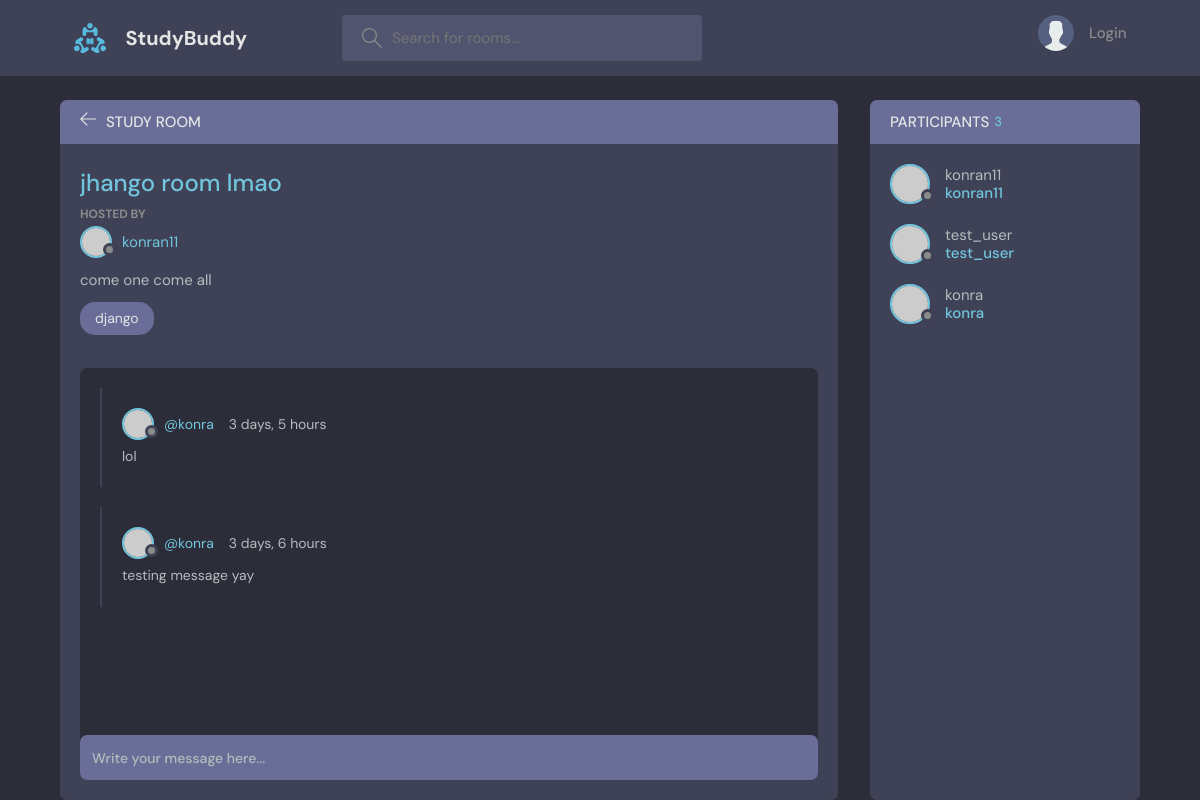
/room/9/, run on the app's committed database.
### base/models.py (models this page shows, shortened)
class Room(models.Model): #one to many relation, topic can have many rooms
    host = models.ForeignKey(User, on_delete=models.SET_NULL,null=True)
    topic = models.ForeignKey(Topic, on_delete=models.SET_NULL,null=True)
    name = models.CharField(max_length=200)
    description = models.TextField(null=True)
    participants = models.ManyToManyField(User,related_name='participants', blank='True')
    created_at = models.DateTimeField(auto_now_add=True)
    updated_at = models.DateTimeField(auto_now=True)
    is_public = models.BooleanField(default=True)
    class Meta:
        ordering = ['-updated_at','-created_at']

class Topic(models.Model):
    name = models.CharField(max_length=200)

class Message(models.Model): #one to many relations, user can have many msges
    user = models.ForeignKey(User, on_delete=models.CASCADE)
    room = models.ForeignKey(Room, on_delete=models.CASCADE)
    body = models.TextField()
    created_at = models.DateTimeField(auto_now_add=True)
    updated_at = models.DateTimeField(auto_now=True)
    class Meta:
        ordering = ['-updated_at','-created_at']

### base/views.py (the view, shortened to what this page needs)
# urls.py: path('room/<int:pk>/',views.room,name='room'),
def room(request,pk): #see the pk in urls
    room = Room.objects.get(id=pk)
    participants = room.participants.all()
    room_messages = room.message_set.all().order_by('-created_at') #give us the set of messages that are related to this room
    context = {'room':room,'room_messages':room_messages,'participants':participants}
    return render(request,'base/room.html',context)

### base/templates/base/room.html (shortened to what this page needs)
{% extends 'maintheme.html' %}
{% block content %}
    <main class="profile-page layout layout--2">
      <div class="container">
        <div class="room">
          <div class="room__top">
            <div class="room__topLeft">
              <a href="{% url 'home' %}">
                <svg version="1.1" xmlns="http://www.w3.org/2000/svg" width="32" height="32" viewBox="0 0 32 32">
                  <title>arrow-left</title>
                  <path
                    d="M13.723 2.286l-13.723 13.714 13.719 13.714 1.616-1.611-10.96-10.96h27.625v-2.286h-27.625l10.965-10.965-1.616-1.607z"
                  ></path>
                </svg>
              </a>
              <h3>Study Room</h3>
            </div>
          </div>
          <div class="room__box scroll">
            <div class="room__header scroll">
              <div class="room__info">
                <h3>{{room.name}}</h3>
              </div>
              <div class="room__hosted">
                <p>Hosted By</p>
                <a href="{% url 'user-profile' room.host.id %}" class="room__author">
                  <div class="avatar avatar--small">
                    <img src="https://randomuser.me/api/portraits/men/37.jpg" />
                  </div>
                  <span>{{room.host.username}}</span>
                </a>
              </div>
              <div class="room__details">
                {{room.description}}
              </div>
              <span class="room__topics">{{room.topic.name}}</span>
            </div>
            <div class="room__conversation">
              <div class="threads scroll">
                {% for message in room_messages %}
                <div class="thread">
                  <div class="thread__top">
                    <div class="thread__author">
                      <a href="{% url 'user-profile' message.user.id %}" class="thread__authorInfo">
                        <div class="avatar avatar--small">
                          <img src="https://randomuser.me/api/portraits/men/37.jpg" />
                        </div>
                        <span>@{{message.user}}</span>
                      </a>
                      <span class="thread__date">{{message.created_at|timesince}}</span>
                    </div>
                  </div>
                  <div class="thread__details">
                    {{message.body}}
                  </div>
                </div>
                {% endfor %}
              </div>
            </div>
          </div>
          <div class="room__message">
            <form action="" method="POST">
            <input name="body" placeholder="Write your message here..." />
          </form>
          </div>
        </div>
        <div class="participants">
          <h3 class="participants__top">Participants <span>{{participants.count}}</span></h3>
          <div class="participants__list scroll">
            {% for user in participants %}
            <a href="{% url 'user-profile' user.id %}" class="participant">
              <div class="avatar avatar--medium">
                <img src="https://randomuser.me/api/portraits/men/37.jpg" />
              </div>
              <p>
                {{user.username}}
                <span>{{user.username}}</span>
              </p>
            </a>
            {% endfor %}
          </div>
        </div>
      </div>
    </main>
{% endblock %}

### data on the page
Room: name "jhango room lmao", host.username "konran11", description "come one come all", topic.name "django"
Message: user "konra", created_at "3 days, 5 hours", body "lol"
Message: user "konra", created_at "3 days, 6 hours", body "testing message yay"

### other printed values
{{ participants.count }} "3"
{{ user.username }} "konran11"
{{ user.username }} "test_user"
{{ user.username }} "konra"
